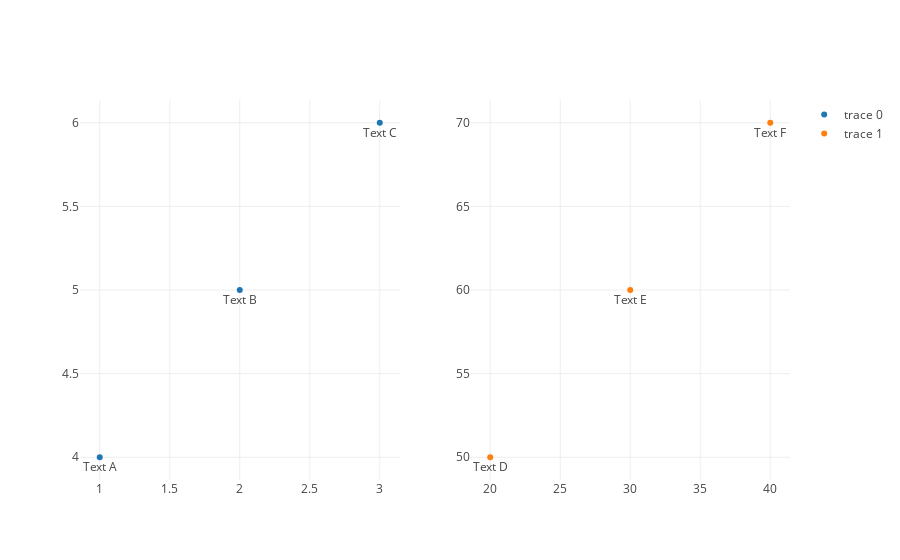

Notebook code for this chart:
### Code cell
from plotly import tools
trace1 = go.Scatter(
    x=[1, 2, 3],
    y=[4, 5, 6],
    mode='markers+text',
    text=['Text A', 'Text B', 'Text C'],
    textposition='bottom center'
)

trace2 = go.Scatter(
    x=[20, 30, 40],
    y=[50, 60, 70],
    mode='markers+text',
    text=['Text D', 'Text E', 'Text F'],
    textposition='bottom center'
)

fig = tools.make_subplots(rows=1, cols=2)

fig.append_trace(trace1, 1, 1)
fig.append_trace(trace2, 1, 2)

# fig['layout'].update(height=600, width=800, 
#                      title='i <3 annotations and subplots')
iplot(fig, filename='simple-subplot-with-annotations')

### Figure 1 — Plotly figure (JSON) as saved in the notebook; plotly's stock layout.template omitted (floating-point values rounded to 4 significant figures)
{"data": [{"mode": "markers+text", "text": ["Text A", "Text B", "Text C"], "textposition": "bottom center", "type": "scatter", "uid": "2df19688-8957-4b40-b252-99cf3900c1f1", "x": [1, 2, 3], "xaxis": "x", "y": [4, 5, 6], "yaxis": "y"}, {"mode": "markers+text", "text": ["Text D", "Text E", "Text F"], "textposition": "bottom center", "type": "scatter", "uid": "ef88c854-130c-489c-85ca-091bfcc4e613", "x": [20, 30, 40], "xaxis": "x2", "y": [50, 60, 70], "yaxis": "y2"}], "layout": {"autosize": true, "xaxis": {"anchor": "y", "autorange": true, "domain": [0, 0.45], "range": [0.8272, 3.173], "type": "linear"}, "xaxis2": {"anchor": "y2", "autorange": true, "domain": [0.55, 1], "range": [18.27, 41.73], "type": "linear"}, "yaxis": {"anchor": "x", "autorange": true, "domain": [0, 1], "range": [3.856, 6.144], "type": "linear"}, "yaxis2": {"anchor": "x2", "autorange": true, "domain": [0, 1], "range": [48.56, 71.44], "type": "linear"}}}
